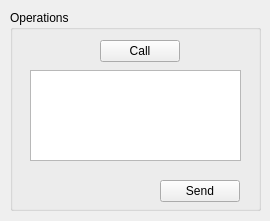
<?xml version="1.0" encoding="UTF-8"?>
<ui version="4.0">
 <class>Operations</class>
 <widget class="QMainWindow" name="Operations">
  <property name="geometry">
   <rect>
    <x>0</x>
    <y>0</y>
    <width>270</width>
    <height>221</height>
   </rect>
  </property>
  <property name="windowTitle">
   <string>Operations</string>
  </property>
  <widget class="QWidget" name="centralWidget">
   <widget class="QGroupBox" name="groupBox">
    <property name="geometry">
     <rect>
      <x>10</x>
      <y>10</y>
      <width>251</width>
      <height>201</height>
     </rect>
    </property>
    <property name="title">
     <string>Operations</string>
    </property>
    <widget class="QPushButton" name="pushButton_2">
     <property name="geometry">
      <rect>
       <x>150</x>
       <y>170</y>
       <width>80</width>
       <height>22</height>
      </rect>
     </property>
     <property name="text">
      <string>Send</string>
     </property>
    </widget>
    <widget class="QTextEdit" name="textEdit">
     <property name="geometry">
      <rect>
       <x>20</x>
       <y>60</y>
       <width>211</width>
       <height>91</height>
      </rect>
     </property>
    </widget>
    <widget class="QPushButton" name="pushButton">
     <property name="geometry">
      <rect>
       <x>90</x>
       <y>30</y>
       <width>80</width>
       <height>22</height>
      </rect>
     </property>
     <property name="text">
      <string>Call</string>
     </property>
    </widget>
   </widget>
  </widget>
 </widget>
 <layoutdefault spacing="6" margin="11"/>
 <resources/>
 <connections/>
</ui>
